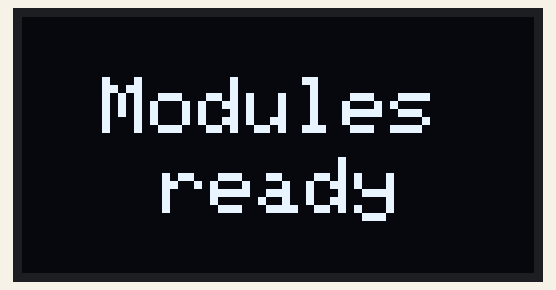
This sketch was run on a simulated Arduino Uno, built with avr-gcc and run on an emulated ATmega328P. On the bench: 128×64 one-colour display.

Above: at 0.1 s.
At 2.1 s:
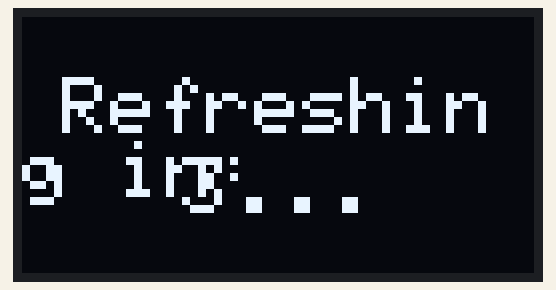
At 4.2 s:
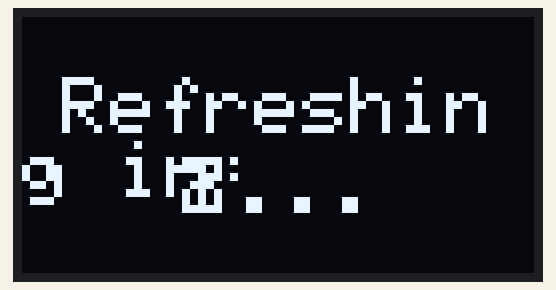

Measured:
- by itself, everything shown: repeats every 5.1 s, in 4 steps
- what the display in image 1 shows lasts 1.0 s, from 2.1 s to 3.1 s

The sketch:

OLED.ino
```cpp
// ! <-- Include required libraries --> !
#include <Adafruit_GFX.h>
#include <Adafruit_SSD1306.h>

// --> Include required libraries <--

// ! <-- Settings --> !

byte
F1_address = 0x3C;   // OLED Screen address, !! RUN "I2C-scan" to get your address !!

// --> Settings <--

// ! <-- Communication-needed devices settings --> !

int
// Screen 1 (F1)
F1_width = 128,
F1_height = 64;

// Link F1 to OLED lib
Adafruit_SSD1306 F1(F1_width, F1_height, &Wire, -1);
// --> Communication-needed devices settings <--

void setup() {
  // ! <-- Devices and pins init --> !


  F1.begin(SSD1306_SWITCHCAPVCC, F1_address); // Init F1
  // --> Devices and pins init <--

}

void loop() {
    F1.clearDisplay(); F1.setTextSize(2); F1.setTextColor(WHITE); F1.setCursor(20, 15); F1.println("Modules"); F1.setCursor(35, 35); F1.println("ready"); F1.display(); //Print Everything ready
    delay(2000);
    F1.clearDisplay(); F1.setCursor(10, 15); F1.println("Refreshing in:"); F1.setCursor(40, 35); F1.println("3..."); F1.display();
    delay(1000);
    F1.setCursor(40, 35); F1.println("2..."); F1.display();
    delay(1000);
    F1.setCursor(40, 35); F1.println("1..."); F1.display();
    delay(1000);
}
```
